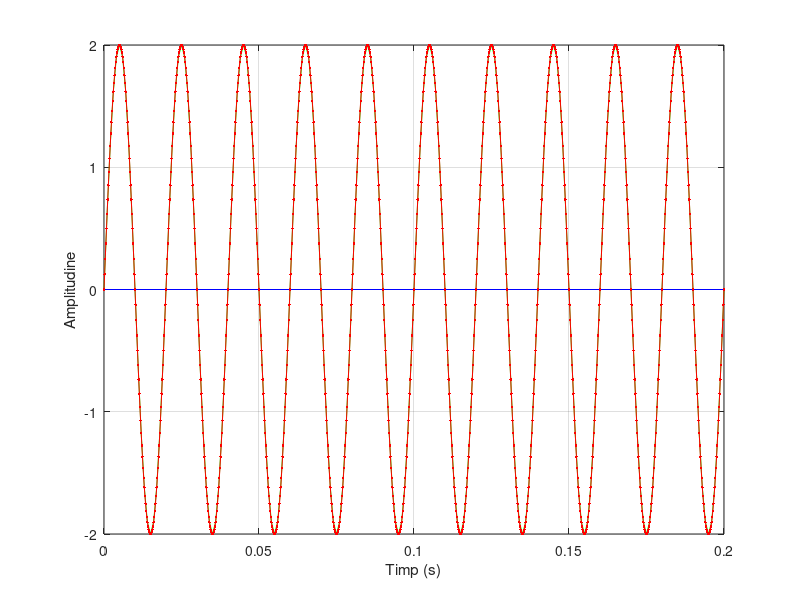

Here is the MATLAB script that generated this plot:
F = 50; %Frecventa
t1 = 0:0.001:0.2; %Durata de timp a semnalului 1
t2 = 0:0.01:0.2; %Durata de timp a semnalului 2
t3 = 0:0.0002:0.2; %Durata de timp a semnalului 3
s1 = 2*sin(2*pi*F*t1); %Se genereaza un semnal sinusoidal cu frecventa F si durata t1
s2 = 2*sin(2*pi*F*t2); %Se genereaza un semnal sinusoidal cu frecventa F si durata t2
s3 = 2*sin(2*pi*F*t3); %Se genereaza un semnal sinusoidal cu frecventa F si durata t3
plot(t1,s1,'.-g',t2,s2,'.-b',t3,s3,'.-r') %se observa ca graficele arata la fel - se suprapun
xlabel('Timp (s)')
ylabel('Amplitudine')
%b)Se observa ca perioada este 1/50 = 20 ms
grid 


